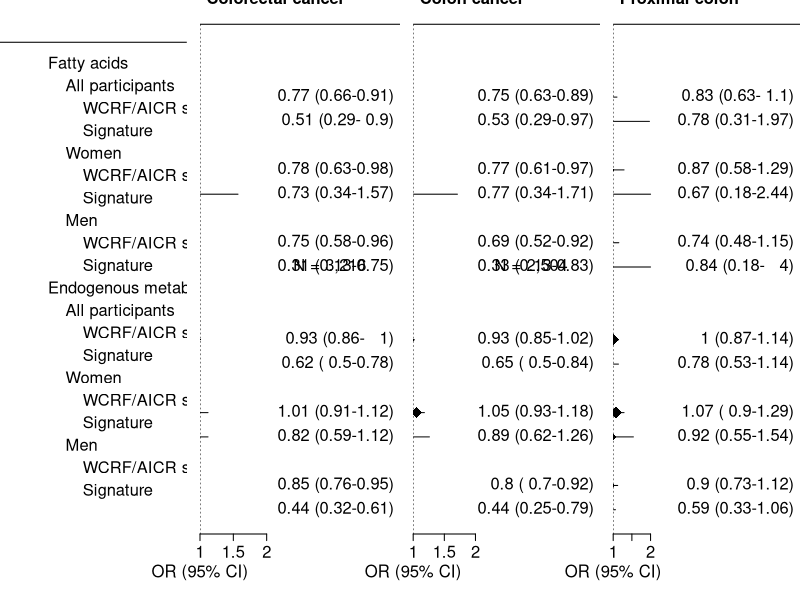
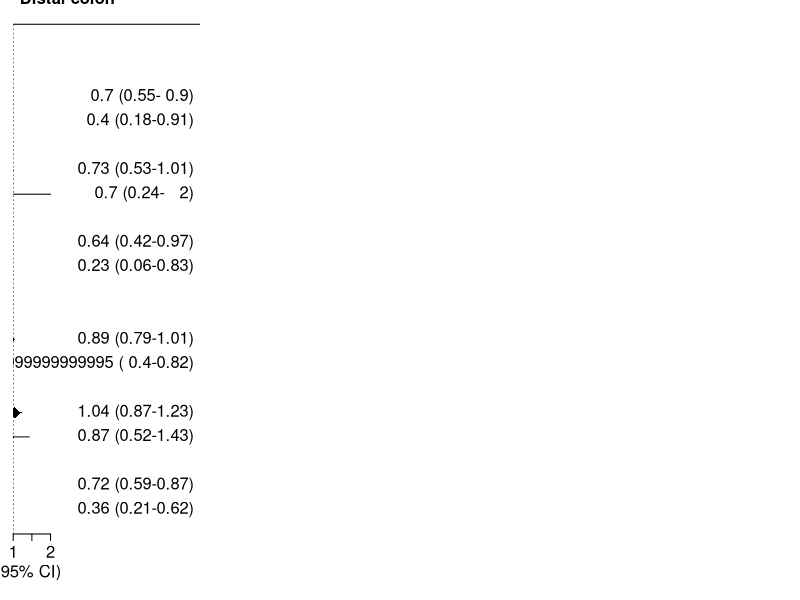

R code for these plots, in order: (Note: this script raises an error after producing the figures.)
# Forest plots for WCRF score presentation
# Read data from first and layout from second sheet
library(readxl)
library(tidyverse)

# Read in data sheet and layout sheet
t2 <- read_xlsx("forest_crc_wcrf.xlsx", sheet = 2) %>% filter(included == TRUE) %>%
        arrange(fct_inorder(`Metabolite group`), fct_inorder(Subgroup), fct_inorder(Assessment))

ly <- read_xlsx("forest_crc_wcrf.xlsx", sheet = 3) #%>% filter(inclusion1 == TRUE)

# Set row vectors from layout sheet
rowvec <- rev(which(rev(ly$rowvec)))
labs.lev1 <- na.omit(ly$labs.lev1)
labs.lev2 <- na.omit(ly$labs.lev2)
labs.lev3 <- na.omit(ly$labs.lev3)
rows.lev1 <- rev(which(rev(ly$row.lev1)))
rows.lev2 <- rev(which(rev(ly$row.lev2)))
rows.lev3 <- rev(which(rev(ly$row.lev3)))

# Four columns
par(mfrow=c(1,4))

# Plot for rownames
par(mar=c(5,0,0,1))
limm <- nrow(ly)
plot(0.5, type="n", axes = F, ann = F, ylim=c(0, limm + 2), xlim = c(0, 10))
text(2, rows.lev1, labs.lev1, cex = 1.5, pos = 4, font = 1)
text(3, rows.lev2, labs.lev2, cex = 1.5, pos = 4)
text(4, rows.lev3, labs.lev3, cex = 1.5, pos = 4)
abline(h = limm + 1)

# Colorectal cancer: plot points with no rownames
library(metafor)
par(mar=c(5,0,0,1))
forest(x = t2$hr, ci.ub = t2$ci.high, ci.lb = t2$ci.low, 
       subset = t2$subsite == "Colorectal",
       refline=1, efac = 0, rows = rowvec, ylim=c(0, limm + 2), 
       xlab="OR (95% CI)", annosym = c(" (", "-", ")"),
       psize= 1.5, cex=1.5, top = 2,
       slab = NA, pch = 18, xlim = c(1, 4), cex.lab = 1, 
       header = c("Colorectal cancer", ""))
# Number of cases
text(2.3, c(11, 25), c("N = 3,216", "N = 876"), cex = 1.5, pos = 4)

# Colon
par(mar=c(5,4,0,1))
forest(x = t2$hr, ci.ub = t2$ci.high, ci.lb = t2$ci.low, 
       subset = t2$subsite == "Colon",
       refline=1, efac = 0, rows = rowvec, ylim=c(0, limm + 2), 
       xlab="OR (95% CI)", annosym = c(" (", "-", ")"), psize= 1.5, cex=1.5, 
       top = 2, slab = NA, pch = 18, xlim = c(1, 4), cex.lab = 1, 
       header = c("Colon cancer", ""))
# Number of cases
text(2.2, c(11, 25), c("N = 2,504", "N = 792"), cex = 1.5, pos = 4)

# Proximal colon
par(mar=c(5,4,0,1))
forest(x = t2$hr, ci.ub = t2$ci.high, ci.lb = t2$ci.low, 
       subset = t2$subsite == "Proximal colon",
       refline=1, efac = 0, rows = rowvec, ylim=c(0, limm + 2), 
       xlab="OR (95% CI)", annosym = c(" (", "-", ")"),
       psize= 1.6, cex=1.5, top = 2, alim = c(0, 2),
       slab = NA, pch = 18, xlim = c(1, 6), cex.lab = 1, 
       header = c("Proximal colon", ""))
# Number of cases

# Distal colon
par(mar=c(5,4,0,1))
forest(x = t2$hr, ci.ub = t2$ci.high, ci.lb = t2$ci.low, 
       subset = t2$subsite == "Distal colon",
       refline=1, efac = 0, rows = rowvec, ylim=c(0, limm + 2), 
       xlab="OR (95% CI)", annosym = c(" (", "-", ")"),
       psize= 1.6, cex=1.5, top = 2, slab = NA, pch = 18, 
       xlim = c(1, 6), cex.lab = 1, 
       header = c("Distal colon", ""))
# Number of cases

# Rectal
ly <- read_xlsx("forest_crc_wcrf.xlsx", sheet = 3) %>% filter(inclusion1 == TRUE)
# Set new vectors from layout sheet
rowvec <- rev(which(rev(ly$rowvec)))
labs.lev1 <- na.omit(ly$labs.lev1)
labs.lev2 <- na.omit(ly$labs.lev2)
labs.lev3 <- na.omit(ly$labs.lev3)
rows.lev1 <- rev(which(rev(ly$row.lev1)))
rows.lev2 <- rev(which(rev(ly$row.lev2)))
rows.lev3 <- rev(which(rev(ly$row.lev3)))

par(mar=c(5,4,0,1))
forest(x = t2$hr, ci.ub = t2$ci.high, ci.lb = t2$ci.low, 
       subset = t2$subsite == "Rectal",
       refline=1, efac = 0, rows = rowvec, ylim=c(0, limm + 2), 
       xlab="OR (95% CI)", annosym = c(" (", "-", ")"),
       psize= 1.4, cex=1.5, top = 2, slab = NA, pch = 18, xlim = c(1, 3), 
       cex.lab = 1, header = c("Rectal cancer", ""))
# Number of cases
text(1.7, 11, "N = 468", cex = 1.5, pos = 4)

# Summary forest
t3 <- read_xlsx("forest_crc_wcrf.xlsx", sheet = 2) %>% filter(included2 == TRUE) %>%
        map_df(rev)

par(mar=c(5,0,0,1))
forest(x = t3$hr, ci.ub = t3$ci.high, ci.lb = t3$ci.low, 
       refline=1, efac = 0, rows = c(1:3, 6:8), 
       ylim=c(0, 11), 
       xlab="OR (95% CI)", annosym = c(" (", "-", ")"),
       psize= 1.5, #cex=1.5,
       #col = c("red", "blue", "blue", "red", "blue", "blue"),
       top = 2,
       slab = rep(c("         adj. for WCRF/AICR score", "     Metabolic signature", "     WCRF/AICR score"),2), 
       pch = 18, xlim = c(-0.65, 1.7), 
       cex.lab = 1, header = c("Model", "OR (95% CI)"))

par("usr")
text(-0.65, c(4, 9), c("Endogenous metabolites", "Fatty acids"), pos = 4)
